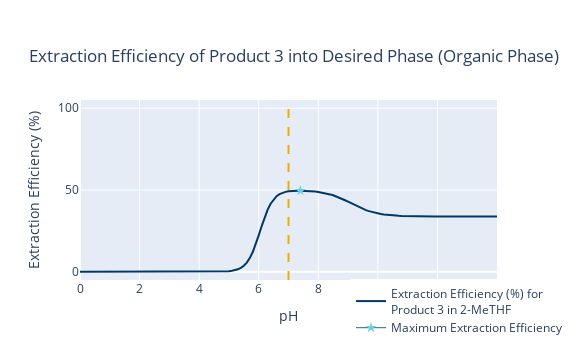

Notebook code for this chart:
### Code cell
# generate and plot extraction efficiency
fig3 = PlotExtractionEfficiency(compounds_panel_values, system_panel_values)
display(fig3)

### Figure 1 — Plotly figure (JSON) as saved in the notebook; plotly's stock layout.template omitted (floating-point values rounded to 4 significant figures; data arrays with more than 128 entries replaced by an {"elided": "..."} marker saying what was removed)
{"data": [{"hovertemplate": "pH: %{x:.2f}, Efficiency: %{y:.1f}%", "line": {"color": "#003865"}, "mode": "lines", "name": "Extraction Efficiency (%) for <br>Product 3 in 2-MeTHF", "type": "scatter", "x": {"elided": "141 float values"}, "y": {"elided": "141 float values"}}, {"hovertemplate": "pH: %{x:.2f}, Max_Eff: %{y:.1f}%", "line": {"color": "#003865", "width": 0.8}, "marker": {"color": "#68D2DF", "size": 8, "symbol": "star"}, "name": "Maximum Extraction Efficiency", "type": "scatter", "x": [7.4], "y": [49.56]}], "layout": {"height": 360, "legend": {"traceorder": "normal", "x": 0.65, "y": -0.35}, "shapes": [{"line": {"color": "#F0AB00", "dash": "dash"}, "type": "line", "x0": 7, "x1": 7, "xref": "x", "y0": 0, "y1": 1, "yref": "y domain"}], "title": {"text": "Extraction Efficiency of Product 3 into Desired Phase (Organic Phase)", "xanchor": "left", "yanchor": "top"}, "width": 580, "xaxis": {"autorange": true, "range": [0, 14], "tickmode": "array", "ticktext": ["0", "2", "4", "6", "8", "10", "12", "14"], "tickvals": [0, 2, 4, 6, 8, 10, 12, 14], "title": {"text": "pH"}, "type": "linear"}, "yaxis": {"range": [-5, 105], "title": {"text": "Extraction Efficiency (%)"}, "type": "linear"}}}
